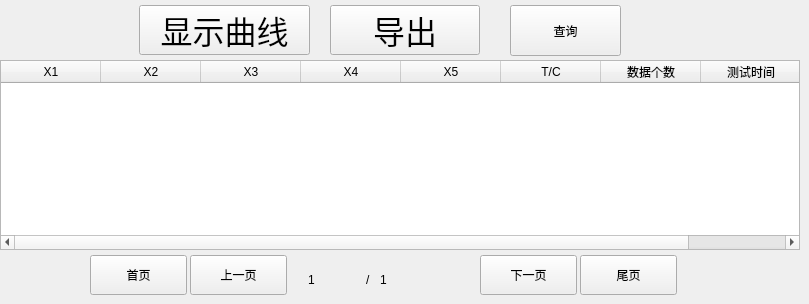
         <widget class="QWidget" name="tab_18">
          <attribute name="title">
           <string>数据</string>
          </attribute>
          <widget class="QPushButton" name="firstButton_3">
           <property name="geometry">
            <rect>
             <x>90</x>
             <y>255</y>
             <width>97</width>
             <height>40</height>
            </rect>
           </property>
           <property name="text">
            <string>首页</string>
           </property>
          </widget>
          <widget class="QPushButton" name="pageupButton_3">
           <property name="geometry">
            <rect>
             <x>190</x>
             <y>255</y>
             <width>97</width>
             <height>40</height>
            </rect>
           </property>
           <property name="text">
            <string>上一页</string>
           </property>
          </widget>
          <widget class="QPushButton" name="lastButton_3">
           <property name="geometry">
            <rect>
             <x>580</x>
             <y>255</y>
             <width>97</width>
             <height>40</height>
            </rect>
           </property>
           <property name="text">
            <string>尾页</string>
           </property>
          </widget>
          <widget class="QPushButton" name="showcurveButton">
           <property name="geometry">
            <rect>
             <x>139</x>
             <y>5</y>
             <width>171</width>
             <height>50</height>
            </rect>
           </property>
           <property name="minimumSize">
            <size>
             <width>150</width>
             <height>50</height>
            </size>
           </property>
           <property name="font">
            <font>
             <pointsize>24</pointsize>
            </font>
           </property>
           <property name="text">
            <string>显示曲线</string>
           </property>
          </widget>
          <widget class="QPushButton" name="pagedownButton_3">
           <property name="geometry">
            <rect>
             <x>480</x>
             <y>255</y>
             <width>97</width>
             <height>40</height>
            </rect>
           </property>
           <property name="text">
            <string>下一页</string>
           </property>
          </widget>
          <widget class="QPushButton" name="ex_primaryButton">
           <property name="geometry">
            <rect>
             <x>330</x>
             <y>5</y>
             <width>150</width>
             <height>50</height>
            </rect>
           </property>
           <property name="minimumSize">
            <size>
             <width>150</width>
             <height>50</height>
            </size>
           </property>
           <property name="maximumSize">
            <size>
             <width>150</width>
             <height>50</height>
            </size>
           </property>
           <property name="font">
            <font>
             <pointsize>24</pointsize>
            </font>
           </property>
           <property name="text">
            <string>导出</string>
           </property>
          </widget>
          <widget class="QTableWidget" name="tableWidget_debug">
           <property name="geometry">
            <rect>
             <x>0</x>
             <y>60</y>
             <width>800</width>
             <height>190</height>
            </rect>
           </property>
           <property name="autoScroll">
            <bool>false</bool>
           </property>
           <property name="autoScrollMargin">
            <number>16</number>
           </property>
           <property name="verticalScrollMode">
            <enum>QAbstractItemView::ScrollPerPixel</enum>
           </property>
           <column>
            <property name="text">
             <string notr="true">X1</string>
            </property>
           </column>
           <column>
            <property name="text">
             <string notr="true">X2</string>
            </property>
           </column>
           <column>
            <property name="text">
             <string notr="true">X3</string>
            </property>
           </column>
           <column>
            <property name="text">
             <string notr="true">X4</string>
            </property>
           </column>
           <column>
            <property name="text">
             <string notr="true">X5</string>
            </property>
           </column>
           <column>
            <property name="text">
             <string notr="true">T/C</string>
            </property>
           </column>
           <column>
            <property name="text">
             <string>数据个数</string>
            </property>
           </column>
           <column>
            <property name="text">
             <string>测试时间</string>
            </property>
           </column>
          </widget>
          <widget class="QLabel" name="label_112">
           <property name="geometry">
            <rect>
             <x>366</x>
             <y>265</y>
             <width>16</width>
             <height>30</height>
            </rect>
           </property>
           <property name="text">
            <string>/</string>
           </property>
          </widget>
          <widget class="QLabel" name="label_page_3">
           <property name="geometry">
            <rect>
             <x>308</x>
             <y>265</y>
             <width>51</width>
             <height>30</height>
            </rect>
           </property>
           <property name="layoutDirection">
            <enum>Qt::RightToLeft</enum>
           </property>
           <property name="text">
            <string notr="true">1</string>
           </property>
          </widget>
          <widget class="QLabel" name="label_pageall_3">
           <property name="geometry">
            <rect>
             <x>380</x>
             <y>265</y>
             <width>71</width>
             <height>30</height>
            </rect>
           </property>
           <property name="text">
            <string notr="true">1</string>
           </property>
          </widget>
          <widget class="QPushButton" name="histroyButton_show_3">
           <property name="geometry">
            <rect>
             <x>510</x>
             <y>5</y>
             <width>111</width>
             <height>51</height>
            </rect>
           </property>
           <property name="text">
            <string>查询</string>
           </property>
          </widget>
         </widget>
